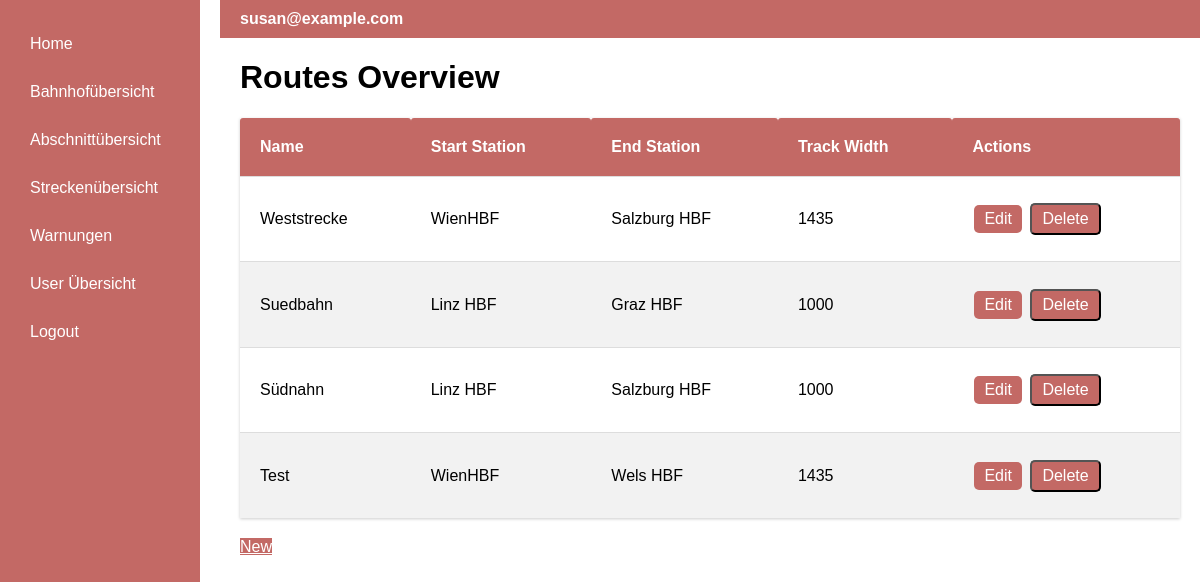
/routes (signed in), run on the app's committed database.
### app/models.py (models this page shows, shortened)
class User(UserMixin, db.Model):
    id: so.Mapped[int] = so.mapped_column(primary_key=True)
    username: so.Mapped[str] = so.mapped_column(sa.String(64), index=True,
                                                unique=True)
    email: so.Mapped[str] = so.mapped_column(sa.String(120), index=True,
                                             unique=True)
    password_hash: so.Mapped[Optional[str]] = so.mapped_column(sa.String(256))
    isAdmin = db.Column(db.Boolean, default=False)
    address_id = db.Column(db.Integer, db.ForeignKey('address.id', name='fk_user_address_id'))
    address = db.relationship('Address', backref='user', uselist=False)

class Route(db.Model):
    id = db.Column(db.Integer, primary_key=True, autoincrement=True)
    name = db.Column(db.String(140))
    startStation = db.Column(db.Integer, db.ForeignKey('station.id', name='fk_route_station_start'))
    endStation = db.Column(db.Integer, db.ForeignKey('station.id', name='fk_route_station_start'))
    sections = db.relationship('Segment', secondary=routesegments, backref="route")
    trackWidth = db.Column(db.Integer)

class Station(db.Model):
    id = db.Column(db.Integer, primary_key=True, autoincrement=True)
    name = db.Column(db.String(140))
    address_id = db.Column(db.Integer, db.ForeignKey('address.id', name='fk_station_address_id'))
    address = db.relationship("Address")
    xcoord = db.Column(db.String(140))
    ycoord = db.Column(db.String(140))

### app/routes.py (the view)
@app.route('/routes', methods=['GET'])
def routes_overview():
    StartStation = aliased(Station)
    EndStation = aliased(Station)
    routes = db.session.query(
        Route,
        StartStation.name.label('start_station_name'),
        EndStation.name.label('end_station_name')
    ).join(
        StartStation, Route.startStation == StartStation.id
    ).join(
        EndStation, Route.endStation == EndStation.id
    ).all()
    return render_template('routes.html', routes=routes)

### app/models.py (called while the page is built)
@login.user_loader
def load_user(id):
    return db.session.get(User, int(id))

### app/templates/routes.html
{% extends "base.html" %}
{% block content %}
<h1>Routes Overview</h1>
<table class="table-station">
    <thead>
    <tr>
        <th>Name</th>
        <th>Start Station</th>
        <th>End Station</th>
        <th>Track Width</th>
        {% if current_user.is_authenticated and current_user.isAdmin %}
        <th>Actions</th>
        {% endif %}
    </tr>
    </thead>
    <tbody>
    {% for route, start_station_name, end_station_name in routes %}
        <tr>
            <td>{{ route.name }}</td>
            <td>{{ start_station_name }}</td>
            <td>{{ end_station_name }}</td>
            <td>{{ route.trackWidth }}</td>
            <td>
                {% if current_user.is_authenticated and current_user.isAdmin %}
                    <a href="{{ url_for('routeEdit', route_id=route.id) }}" class="edit-button">Edit</a>
                    <form action="{{ url_for('routeDelete', route_id=route.id) }}" method="POST"
                          style="display: inline-block;">
                        <input type="submit" value="Delete" class="edit-button">
                    </form>
                {% endif %}
            </td>
        </tr>
    {% endfor %}
    </tbody>
</table>
<a href="{{ url_for('routeNew') }}" class="btn btn-primary">New</a>
{% endblock %}

### app/templates/base.html (shortened to what this page needs)
<!DOCTYPE html>
<html lang="en">
<head>
</head>
<body>
<div class="container">
    <div class="sidebar">
        <a href="{{ url_for('index') }}">Home</a>
        {% if current_user.is_anonymous %}
            <a href="{{ url_for('login') }}">Login</a>
        {% else %}
            <a href="{{ url_for('trainstation') }}">Bahnhofübersicht</a>
            <a href="{{ url_for('segments') }}">Abschnittübersicht</a>
            <a href="{{ url_for('routes_overview') }}">Streckenübersicht</a>
            <a href="{{ url_for('warnings') }}">Warnungen</a>
            {% if current_user.is_authenticated and current_user.isAdmin %}
                <a href="{{ url_for('user') }}">User Übersicht</a>
            {% endif %}
            <a href="{{ url_for('logout') }}">Logout</a>
        {% endif %}
    </div>
    <div class="content">
        <div class="topbar">
            <span class="email">{{ current_user.email if not current_user.is_anonymous else 'Guest' }}</span>
        </div>
        {% block content %}{% endblock %}
    </div>
</div>
</body>
</html>

### app/templates/base.html (style rules this page uses)
body, html { margin: 0; padding: 0; font-family: Arial, sans-serif; width: 100%; height: 100%; overflow-x: hidden; overflow-y: auto; }
.container { display: flex; height: 100vh; width: 100%; }
.sidebar { background-color: rgb(195, 105, 101); color: white; width: 200px; padding: 20px; display: flex; flex-direction: column; box-sizing: border-box; }
.sidebar a { text-decoration: none; color: white; padding: 10px; margin: 5px 0; display: block; }
.content { flex-grow: 1; padding: 0 20px 20px 40px; overflow: auto }
.topbar { background-color: rgb(195, 105, 101); color: white; padding: 10px 20px; display: flex; align-items: center; justify-content: space-between; width: calc(100% + 40px); margin: 0 -20px 0 -20px; box-sizing: border-box; }
.email { font-weight: bold; padding-right: 20px; }
.table-station { height: 50vh; overflow-y: auto; width: 100%; border-collapse: separate; border-spacing: 0; margin: 20px 0; box-shadow: 0 1px 3px rgba(0, 0, 0, 0.2); }
.table-station th, .table-station td { padding: 20px; text-align: left; border-bottom: 1px solid #ddd; }
.table-station th { background-color: rgb(195, 105, 101); color: white; border-radius: 3px 3px 0 0; }
.table-station tr:last-child td { border-bottom: none; }
.table-station tr:nth-child(even) { background-color: #f2f2f2; }
.edit-button { background-color: rgb(195, 105, 101); color: white; padding: 5px 10px; text-align: center; text-decoration: none; display: inline-block; font-size: 16px; margin: 4px 2px; cursor: pointer; border-radius: 5px; }
.btn-primary { color: #fff; background-color: rgb(195, 105, 101); border-color: rgb(195, 105, 101); }

### data on the page
User: email "susan@example.com"
Route: name "Weststrecke", name "WienHBF", name "Salzburg HBF", trackWidth "1435"
Route: name "Suedbahn", name "Linz HBF", name "Graz HBF", trackWidth "1000"
Route: name "Südnahn", name "Linz HBF", name "Salzburg HBF", trackWidth "1000"
Route: name "Test", name "WienHBF", name "Wels HBF", trackWidth "1435"
